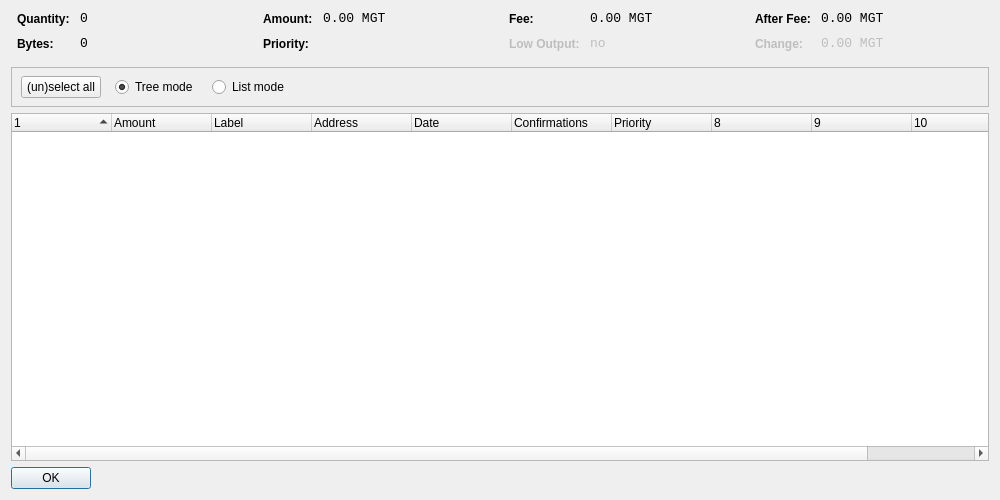
<?xml version="1.0" encoding="UTF-8"?>
<ui version="4.0">
 <class>CoinControlDialog</class>
 <widget class="QDialog" name="CoinControlDialog">
  <property name="geometry">
   <rect>
    <x>0</x>
    <y>0</y>
    <width>1000</width>
    <height>500</height>
   </rect>
  </property>
  <property name="windowTitle">
   <string>Coin Control</string>
  </property>
  <layout class="QVBoxLayout" name="verticalLayout">
   <item>
    <layout class="QHBoxLayout" name="horizontalLayoutTop" stretch="0,0,0,0">
     <property name="topMargin">
      <number>0</number>
     </property>
     <property name="bottomMargin">
      <number>10</number>
     </property>
     <item>
      <layout class="QFormLayout" name="formLayoutCoinControl1">
       <property name="horizontalSpacing">
        <number>10</number>
       </property>
       <property name="verticalSpacing">
        <number>10</number>
       </property>
       <property name="leftMargin">
        <number>6</number>
       </property>
       <property name="rightMargin">
        <number>6</number>
       </property>
       <item row="0" column="0">
        <widget class="QLabel" name="labelCoinControlQuantityText">
         <property name="styleSheet">
          <string notr="true">font-weight:bold;</string>
         </property>
         <property name="text">
          <string>Quantity:</string>
         </property>
        </widget>
       </item>
       <item row="0" column="1">
        <widget class="QLabel" name="labelCoinControlQuantity">
         <property name="font">
          <font>
           <family>Monospace</family>
           <pointsize>10</pointsize>
          </font>
         </property>
         <property name="cursor">
          <cursorShape>IBeamCursor</cursorShape>
         </property>
         <property name="contextMenuPolicy">
          <enum>Qt::ActionsContextMenu</enum>
         </property>
         <property name="text">
          <string notr="true">0</string>
         </property>
         <property name="textInteractionFlags">
          <set>Qt::LinksAccessibleByMouse|Qt::TextSelectableByKeyboard|Qt::TextSelectableByMouse</set>
         </property>
        </widget>
       </item>
       <item row="1" column="0">
        <widget class="QLabel" name="labelCoinControlBytesText">
         <property name="styleSheet">
          <string notr="true">font-weight:bold;</string>
         </property>
         <property name="text">
          <string>Bytes:</string>
         </property>
        </widget>
       </item>
       <item row="1" column="1">
        <widget class="QLabel" name="labelCoinControlBytes">
         <property name="font">
          <font>
           <family>Monospace</family>
           <pointsize>10</pointsize>
          </font>
         </property>
         <property name="cursor">
          <cursorShape>IBeamCursor</cursorShape>
         </property>
         <property name="contextMenuPolicy">
          <enum>Qt::ActionsContextMenu</enum>
         </property>
         <property name="text">
          <string notr="true">0</string>
         </property>
         <property name="textInteractionFlags">
          <set>Qt::LinksAccessibleByMouse|Qt::TextSelectableByKeyboard|Qt::TextSelectableByMouse</set>
         </property>
        </widget>
       </item>
      </layout>
     </item>
     <item>
      <layout class="QFormLayout" name="formLayoutCoinControl2">
       <property name="horizontalSpacing">
        <number>10</number>
       </property>
       <property name="verticalSpacing">
        <number>10</number>
       </property>
       <property name="leftMargin">
        <number>6</number>
       </property>
       <property name="rightMargin">
        <number>6</number>
       </property>
       <item row="0" column="0">
        <widget class="QLabel" name="labelCoinControlAmountText">
         <property name="styleSheet">
          <string notr="true">font-weight:bold;</string>
         </property>
         <property name="text">
          <string>Amount:</string>
         </property>
        </widget>
       </item>
       <item row="0" column="1">
        <widget class="QLabel" name="labelCoinControlAmount">
         <property name="font">
          <font>
           <family>Monospace</family>
           <pointsize>10</pointsize>
          </font>
         </property>
         <property name="cursor">
          <cursorShape>IBeamCursor</cursorShape>
         </property>
         <property name="contextMenuPolicy">
          <enum>Qt::ActionsContextMenu</enum>
         </property>
         <property name="text">
          <string notr="true">0.00 MGT</string>
         </property>
         <property name="textInteractionFlags">
          <set>Qt::LinksAccessibleByMouse|Qt::TextSelectableByKeyboard|Qt::TextSelectableByMouse</set>
         </property>
        </widget>
       </item>
       <item row="1" column="0">
        <widget class="QLabel" name="labelCoinControlPriorityText">
         <property name="styleSheet">
          <string notr="true">font-weight:bold;</string>
         </property>
         <property name="text">
          <string>Priority:</string>
         </property>
        </widget>
       </item>
       <item row="1" column="1">
        <widget class="QLabel" name="labelCoinControlPriority">
         <property name="font">
          <font>
           <family>Monospace</family>
           <pointsize>10</pointsize>
          </font>
         </property>
         <property name="cursor">
          <cursorShape>IBeamCursor</cursorShape>
         </property>
         <property name="contextMenuPolicy">
          <enum>Qt::ActionsContextMenu</enum>
         </property>
         <property name="text">
          <string/>
         </property>
         <property name="textInteractionFlags">
          <set>Qt::LinksAccessibleByMouse|Qt::TextSelectableByKeyboard|Qt::TextSelectableByMouse</set>
         </property>
        </widget>
       </item>
      </layout>
     </item>
     <item>
      <layout class="QFormLayout" name="formLayoutCoinControl3">
       <property name="horizontalSpacing">
        <number>10</number>
       </property>
       <property name="verticalSpacing">
        <number>10</number>
       </property>
       <property name="leftMargin">
        <number>6</number>
       </property>
       <property name="rightMargin">
        <number>6</number>
       </property>
       <item row="0" column="0">
        <widget class="QLabel" name="labelCoinControlFeeText">
         <property name="styleSheet">
          <string notr="true">font-weight:bold;</string>
         </property>
         <property name="text">
          <string>Fee:</string>
         </property>
        </widget>
       </item>
       <item row="0" column="1">
        <widget class="QLabel" name="labelCoinControlFee">
         <property name="font">
          <font>
           <family>Monospace</family>
           <pointsize>10</pointsize>
          </font>
         </property>
         <property name="cursor">
          <cursorShape>IBeamCursor</cursorShape>
         </property>
         <property name="contextMenuPolicy">
          <enum>Qt::ActionsContextMenu</enum>
         </property>
         <property name="text">
          <string notr="true">0.00 MGT</string>
         </property>
         <property name="textInteractionFlags">
          <set>Qt::LinksAccessibleByMouse|Qt::TextSelectableByKeyboard|Qt::TextSelectableByMouse</set>
         </property>
        </widget>
       </item>
       <item row="1" column="0">
        <widget class="QLabel" name="labelCoinControlLowOutputText">
         <property name="enabled">
          <bool>false</bool>
         </property>
         <property name="styleSheet">
          <string notr="true">font-weight:bold;</string>
         </property>
         <property name="text">
          <string>Low Output:</string>
         </property>
        </widget>
       </item>
       <item row="1" column="1">
        <widget class="QLabel" name="labelCoinControlLowOutput">
         <property name="enabled">
          <bool>false</bool>
         </property>
         <property name="font">
          <font>
           <family>Monospace</family>
           <pointsize>10</pointsize>
          </font>
         </property>
         <property name="cursor">
          <cursorShape>IBeamCursor</cursorShape>
         </property>
         <property name="contextMenuPolicy">
          <enum>Qt::ActionsContextMenu</enum>
         </property>
         <property name="text">
          <string notr="true">no</string>
         </property>
         <property name="textInteractionFlags">
          <set>Qt::LinksAccessibleByMouse|Qt::TextSelectableByKeyboard|Qt::TextSelectableByMouse</set>
         </property>
        </widget>
       </item>
      </layout>
     </item>
     <item>
      <layout class="QFormLayout" name="formLayoutCoinControl4">
       <property name="horizontalSpacing">
        <number>10</number>
       </property>
       <property name="verticalSpacing">
        <number>10</number>
       </property>
       <property name="leftMargin">
        <number>6</number>
       </property>
       <property name="rightMargin">
        <number>6</number>
       </property>
       <item row="0" column="0">
        <widget class="QLabel" name="labelCoinControlAfterFeeText">
         <property name="styleSheet">
          <string notr="true">font-weight:bold;</string>
         </property>
         <property name="text">
          <string>After Fee:</string>
         </property>
        </widget>
       </item>
       <item row="0" column="1">
        <widget class="QLabel" name="labelCoinControlAfterFee">
         <property name="font">
          <font>
           <family>Monospace</family>
           <pointsize>10</pointsize>
          </font>
         </property>
         <property name="cursor">
          <cursorShape>IBeamCursor</cursorShape>
         </property>
         <property name="contextMenuPolicy">
          <enum>Qt::ActionsContextMenu</enum>
         </property>
         <property name="text">
          <string notr="true">0.00 MGT</string>
         </property>
         <property name="textInteractionFlags">
          <set>Qt::LinksAccessibleByMouse|Qt::TextSelectableByKeyboard|Qt::TextSelectableByMouse</set>
         </property>
        </widget>
       </item>
       <item row="1" column="0">
        <widget class="QLabel" name="labelCoinControlChangeText">
         <property name="enabled">
          <bool>false</bool>
         </property>
         <property name="styleSheet">
          <string notr="true">font-weight:bold;</string>
         </property>
         <property name="text">
          <string>Change:</string>
         </property>
        </widget>
       </item>
       <item row="1" column="1">
        <widget class="QLabel" name="labelCoinControlChange">
         <property name="enabled">
          <bool>false</bool>
         </property>
         <property name="font">
          <font>
           <family>Monospace</family>
           <pointsize>10</pointsize>
          </font>
         </property>
         <property name="cursor">
          <cursorShape>IBeamCursor</cursorShape>
         </property>
         <property name="contextMenuPolicy">
          <enum>Qt::ActionsContextMenu</enum>
         </property>
         <property name="text">
          <string notr="true">0.00 MGT</string>
         </property>
         <property name="textInteractionFlags">
          <set>Qt::LinksAccessibleByMouse|Qt::TextSelectableByKeyboard|Qt::TextSelectableByMouse</set>
         </property>
        </widget>
       </item>
      </layout>
     </item>
    </layout>
   </item>
   <item>
    <widget class="QFrame" name="frame">
     <property name="minimumSize">
      <size>
       <width>0</width>
       <height>40</height>
      </size>
     </property>
     <property name="frameShape">
      <enum>QFrame::StyledPanel</enum>
     </property>
     <property name="frameShadow">
      <enum>QFrame::Sunken</enum>
     </property>
     <widget class="QWidget" name="horizontalLayoutWidget">
      <property name="geometry">
       <rect>
        <x>10</x>
        <y>0</y>
        <width>781</width>
        <height>41</height>
       </rect>
      </property>
      <layout class="QHBoxLayout" name="horizontalLayoutPanel" stretch="0,0,0,0,0">
       <property name="spacing">
        <number>14</number>
       </property>
       <item>
        <widget class="QPushButton" name="pushButtonSelectAll">
         <property name="sizePolicy">
          <sizepolicy hsizetype="Maximum" vsizetype="Fixed">
           <horstretch>0</horstretch>
           <verstretch>0</verstretch>
          </sizepolicy>
         </property>
         <property name="text">
          <string>(un)select all</string>
         </property>
        </widget>
       </item>
       <item>
        <widget class="QRadioButton" name="radioTreeMode">
         <property name="sizePolicy">
          <sizepolicy hsizetype="Maximum" vsizetype="Fixed">
           <horstretch>0</horstretch>
           <verstretch>0</verstretch>
          </sizepolicy>
         </property>
         <property name="text">
          <string>Tree mode</string>
         </property>
         <property name="checked">
          <bool>true</bool>
         </property>
        </widget>
       </item>
       <item>
        <widget class="QRadioButton" name="radioListMode">
         <property name="sizePolicy">
          <sizepolicy hsizetype="Maximum" vsizetype="Fixed">
           <horstretch>0</horstretch>
           <verstretch>0</verstretch>
          </sizepolicy>
         </property>
         <property name="text">
          <string>List mode</string>
         </property>
        </widget>
       </item>
       <item>
        <spacer name="horizontalSpacer">
         <property name="orientation">
          <enum>Qt::Horizontal</enum>
         </property>
         <property name="sizeHint" stdset="0">
          <size>
           <width>40</width>
           <height>20</height>
          </size>
         </property>
        </spacer>
       </item>
      </layout>
     </widget>
    </widget>
   </item>
   <item>
    <widget class="CoinControlTreeWidget" name="treeWidget">
     <property name="contextMenuPolicy">
      <enum>Qt::CustomContextMenu</enum>
     </property>
     <property name="sortingEnabled">
      <bool>false</bool>
     </property>
     <property name="columnCount">
      <number>11</number>
     </property>
     <attribute name="headerShowSortIndicator" stdset="0">
      <bool>true</bool>
     </attribute>
     <attribute name="headerStretchLastSection">
      <bool>false</bool>
     </attribute>
     <column>
      <property name="text">
       <string/>
      </property>
     </column>
     <column>
      <property name="text">
       <string>Amount</string>
      </property>
     </column>
     <column>
      <property name="text">
       <string>Label</string>
      </property>
     </column>
     <column>
      <property name="text">
       <string>Address</string>
      </property>
     </column>
     <column>
      <property name="text">
       <string>Date</string>
      </property>
     </column>
     <column>
      <property name="text">
       <string>Confirmations</string>
      </property>
      <property name="toolTip">
       <string>Confirmed</string>
      </property>
     </column>
     <column>
      <property name="text">
       <string>Priority</string>
      </property>
     </column>
     <column>
      <property name="text">
       <string/>
      </property>
     </column>
     <column>
      <property name="text">
       <string/>
      </property>
     </column>
     <column>
      <property name="text">
       <string/>
      </property>
     </column>
     <column>
      <property name="text">
       <string/>
      </property>
     </column>
    </widget>
   </item>
   <item>
    <widget class="QDialogButtonBox" name="buttonBox">
     <property name="sizePolicy">
      <sizepolicy hsizetype="Maximum" vsizetype="Fixed">
       <horstretch>0</horstretch>
       <verstretch>0</verstretch>
      </sizepolicy>
     </property>
     <property name="orientation">
      <enum>Qt::Horizontal</enum>
     </property>
     <property name="standardButtons">
      <set>QDialogButtonBox::Ok</set>
     </property>
    </widget>
   </item>
  </layout>
 </widget>
 <customwidgets>
  <customwidget>
   <class>CoinControlTreeWidget</class>
   <extends>QTreeWidget</extends>
   <header>coincontroltreewidget.h</header>
  </customwidget>
 </customwidgets>
 <resources/>
 <connections/>
</ui>
